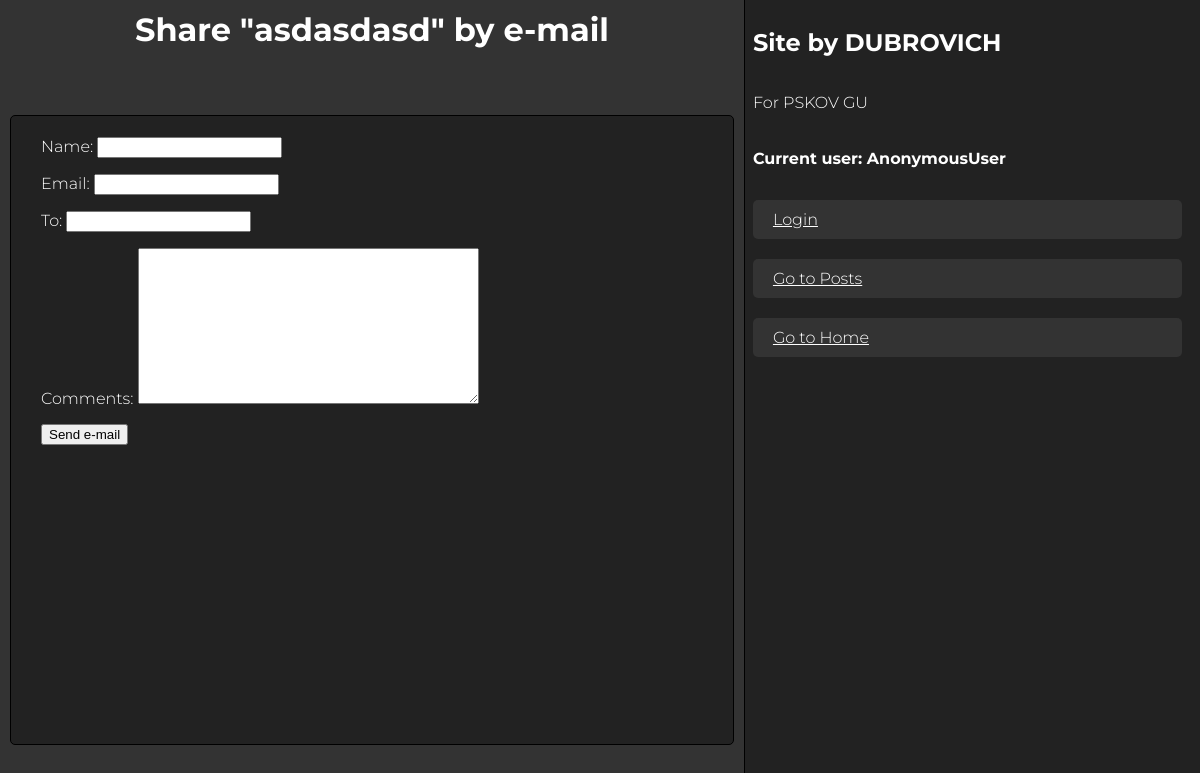
Before: /blog/2/share/ with the older database file.
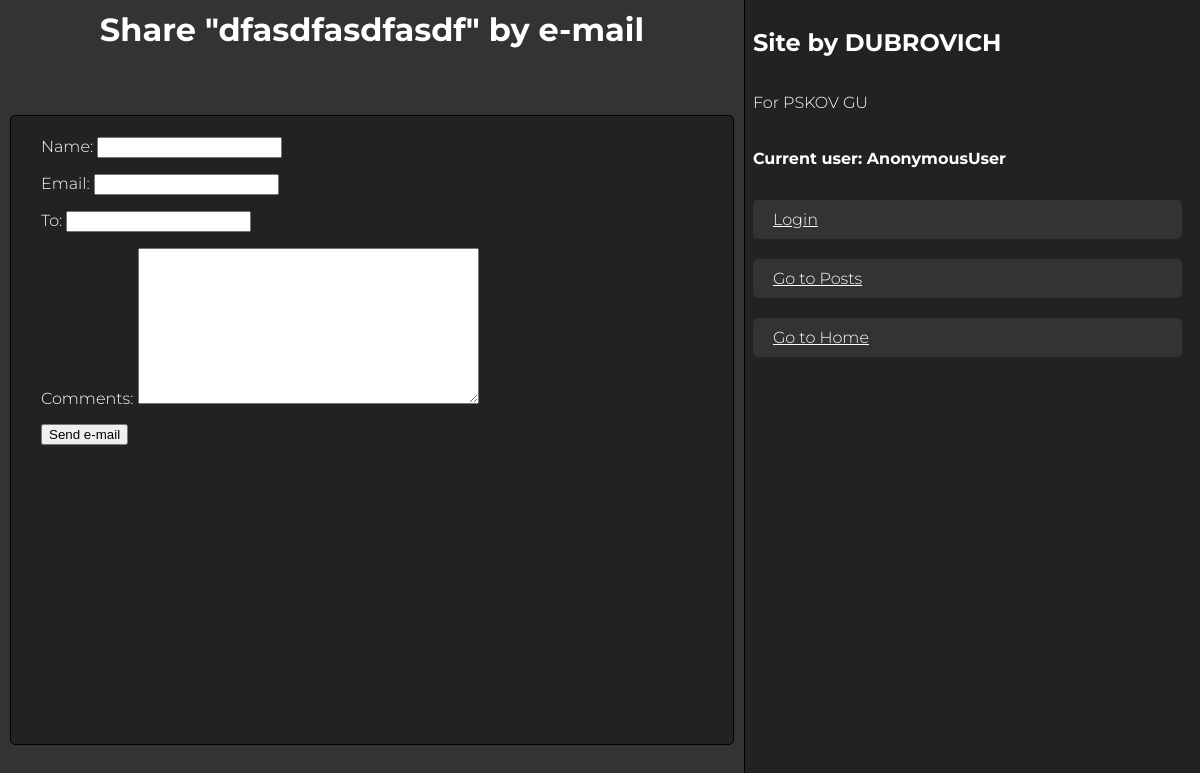
After: the same page with the newer database file.
### blog/models.py (models this page shows, shortened)
class Post(models.Model):
    class PostStatus(models.TextChoices):
        DRAFT = "draft", _('Draft')
        PUBLISHED = "published", _('Published')
    tags = TaggableManager()
    title = models.CharField(max_length=250)
    slug = models.SlugField(max_length=250, unique_for_date='publish')
    author = models.ForeignKey(settings.AUTH_USER_MODEL, on_delete=models.CASCADE)
    body = models.TextField()
    publish = models.DateTimeField(default=timezone.now)
    created = models.DateTimeField(auto_now_add=True)
    updated = models.DateTimeField(auto_now=True)
    status = models.CharField(max_length=10, choices=PostStatus.choices, default=PostStatus.DRAFT)
    class Meta:
        ordering = ('-publish',)

### blog/views.py (the view)
# urls.py: re_path(r'^(?P<post_id>\d+)/share/$', views.post_share, name='post_share'),
def post_share(request, post_id):
    post = get_object_or_404(Post, id=post_id, status='published')
    sent = False
    if request.method == 'POST':
        form = EmailPostForm(request.POST)
        if form.is_valid():
            cd = form.cleaned_data
            post_url = request.build_absolute_uri(post.get_absolute_url())
            subject = '{} ({}) recommends you reading "{}"'.format(cd['name'], cd['email'], post.title)
            message = 'Read "{}" at {}\n\n{}\'s comments: {}'.format(post.title, post_url, cd['name'], cd['comments'])
            send_mail(subject, message, 'admin@myblog.com', [cd['to']])
            sent = True
    else:
        form = EmailPostForm()
    return render(request, 'blog/post/share.html', {'post': post,
                                                    'form': form,
                                                    'sent': sent})

### blog/forms.py
class EmailPostForm(forms.Form):
    name = forms.CharField(max_length=25)
    email = forms.EmailField()
    to = forms.EmailField()
    comments = forms.CharField(required=False, widget=forms.Textarea)

### blog/templates/blog/post/share.html (shortened to what this page needs)
{% extends "blog/base.html" %}
{% block content %}
    {% if sent %}
        <h1>E-mail successfully sent</h1>
        <p>
            "{{ post.title }}" was successfully sent to {{ cd.to }}.
        </p>
    {% else %}
        <h1>Share "{{ post.title }}" by e-mail</h1>
        <div class="newcom">
            <form action="." method="post">
                {{ form.as_p }}
                <input type="submit" value="Send e-mail">
            </form>
        </div>
    {% endif %}
{% endblock %}

### blog/templates/blog/base.html (shortened to what this page needs)
{% load static %}
<!DOCTYPE html>
<html>
<head>
    <link href="{% static "css/blog.css" %}" rel="stylesheet">
</head>
<body>
<div id="content">
    {% block content %}
    {% endblock %}
</div>
<div id="sidebar">
    <h2>Site by DUBROVICH</h2>
    <p>For PSKOV GU</p>
    <h4 class="UserHello">
        Current user: {{ user }}
    </h4>
    {% if user.is_authenticated %}
        <a href="{% url 'logout' %}" class="btn btn-login">Logout</a>
    {% else %}
        <a href="{% url 'login' %}" class="btn btn-login">Login</a>
    {% endif %}
    <a href="{% url 'base' %}" class="btn btn-login">Go to Posts</a>
    <a href="{% url 'home' %}" class="btn btn-login">Go to Home</a>
</div>
</body>
</html>

### blog/static/css/blog.css (style rules this page uses)
*, *::before, *::after { box-sizing: border-box; position: relative; }
body { display: grid; grid-template-columns: 0.8fr auto; margin: 0; padding: 0; min-height: 100vh; background-color: #333; color: #fff; font-family: 'Montserrat', sans-serif; font-weight: 300; }
#sidebar { display: flex; flex-direction: column; padding: 8px; background-color: #222; color: #fff; border-left: 1px solid #000; }
#content { display: grid; grid-template-rows: 85px auto 25px; padding: 10px; background-color: #333; }
.btn-login { background-color: #333; color: #fff; border: none; border-radius: 5px; margin-top: 10px; margin-bottom: 10px; margin-right: 10px; padding: 10px 20px; font-size: 16px; cursor: pointer; transition: background-color 0.3s ease; }
h1 { margin: 0 auto; }
.newcom { background-color: #222; color: #fff; padding: 5px 30px; margin-top: 20px; margin-bottom: 20px; border: 1px solid #000; border-radius: 5px; cursor: pointer; }
h2 { margin-top: 20px; margin-bottom: 20px; }

Changed rows visible on the page:
changed Post: title "asdasdasd" → "dfasdfasdfasdf"
